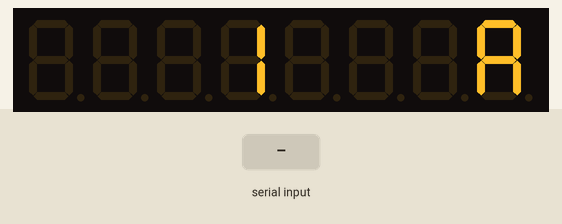
This sketch was run on a simulated Arduino Uno, built with avr-gcc and run on an emulated ATmega328P. Parts: 8-digit seven-segment display. Inputs (shaded band) come from the test bench. What the sketch prints to the serial monitor is not drawn.

Above: at 0.3 s.
At 1.1 s:
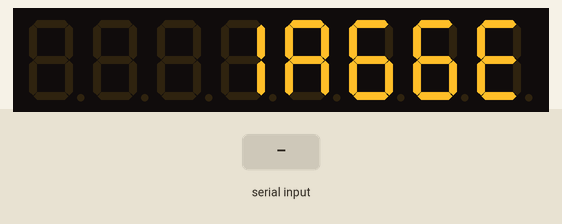
At 5.2 s:
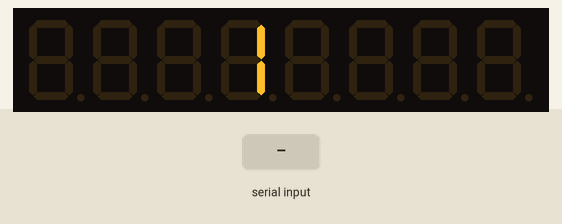
5.3 s: "90 45 200\n" received over Serial
6.8 s: "90 45\n" received over Serial
8.3 s: "90 45 200 10\n" received over Serial
Timing chart, 0 to 11.3 s (numbered marks = the images above; inputs shaded):
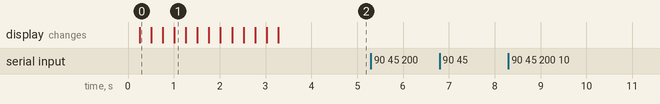

Measured:
- after the input at 5.3 s, every drawn part: stays the same
- after the input at 6.8 s, every drawn part: stays the same
- after the input at 8.3 s, every drawn part: stays the same

The sketch:

Agge7-segSerial02.ino.ino
```cpp
#include "LedControl.h"
/*
 Now we need a LedControl to work with.
 ***** These pin numbers will probably not work with your hardware *****
 pin 12 is connected to the DataIn
 pin 11 is connected to the CLK
 pin 10 is connected to LOAD
 We have only a single MAX72XX.
 */
LedControl lc=LedControl(12,11,10,1);
/* we always wait a bit between updates of the display */
unsigned long delaytime=250;


/*
Example of processing incoming serial data without blocking.

Author:   Nick Gammon
Date:     13 November 2011.
Modified: 31 August 2013.

Released for public use.
*/

// how much serial data we expect before a newline
const unsigned int MAX_INPUT = 50;
String matchingString = "T:";    // match the first two letters in M105 response
String inputString = "";
void setup ()
  {
  Serial.begin (250000);
  /*
   The MAX72XX is in power-saving mode on startup,
   we have to do a wakeup call
   */
  lc.shutdown(0,false);
  /* Set the brightness to a medium values */
  lc.setIntensity(0,1);
  /* and clear the display */
  lc.clearDisplay(0);
  writeAggeOn7Segment();
  } // end of setup


/*
 This method will display the characters for the
   word "Arduino" rolling on 8pc 7segment
   */
  void writeAggeOn7Segment() {
   lc.clearDisplay(0);
  for(int i=-8;i<8;i++) {
  lc.setChar(0,i,' ',false);      // Space
  lc.setChar(0,i+1,' ',false);    // Space
  lc.setChar(0,i+2,' ',false);    // Space
  lc.setChar(0,i+3,' ',false);    // Space
  lc.setChar(0,i+4,'E',false);    // E
  lc.setChar(0,i+5,'6',false);    // G
  lc.setChar(0,i+6,'6',false);    // G
  lc.setChar(0,i+7,'a',false);    // A

  delay(delaytime);
 lc.setChar(0,4,'1',false);
  }
}


// here to process incoming serial data after a terminator received
// void process_data (const char * data)
void process_data (const String data)
  {
  // for now just display it
  // (but you could compare it to some value, convert to an integer, etc.)

String currentTemp0;
String targetTemp0;
String currentTemp1;
String targetTemp1;
String current7Seg0;
float cTemp0;
float tTemp0;

int indexCurrent0;
int indexCurrent1;
int indexCurrent2;
int indexCurrent3;
  //inputString = data;
  if (data.substring(0, 2) == matchingString) {
    // format is T:18.76 /0 B:17.78 /0 B@:0 @:0
    // get the indexes för the 8 temperatures
    indexCurrent0 = data.indexOf(' ');
    indexCurrent1 = data.indexOf(' ',indexCurrent0 + 1);
    indexCurrent2 = data.indexOf(' ',indexCurrent1 + 1);
    indexCurrent3 = data.indexOf(' ',indexCurrent2 + 1);

    currentTemp0 =  data.substring(2, indexCurrent0);
    targetTemp0 =  data.substring(indexCurrent0 +2 , indexCurrent1);


    currentTemp1 =  data.substring(indexCurrent1 + 3, indexCurrent2);
    targetTemp1 =  data.substring(indexCurrent2 +2 , indexCurrent3);


       current7Seg0 = currentTemp0.substring(4, 5);
       lc.setChar(0,4,(current7Seg0.toInt()),false);
         current7Seg0 = currentTemp0.substring(3, 4);
         lc.setChar(0,5,(current7Seg0.toInt()),false);
           current7Seg0 = currentTemp0.substring(1, 2);
           lc.setChar(0,6,(current7Seg0.toInt()),false);
             current7Seg0 = currentTemp0.substring(0, 1);
             lc.setChar(0,7,(current7Seg0.toInt()),false);

    // convert to float
    cTemp0 = currentTemp0.toFloat();
    cTemp0 = cTemp0 * 100 ;
    tTemp0 = targetTemp0.toFloat();

        Serial.println(cTemp0);
  }
else {
   Serial.println (data);
}
  }  // end of process_data

void processIncomingByte (const byte inByte)
  {
  static char input_line [MAX_INPUT];
  static unsigned int input_pos = 0;

  switch (inByte)
    {

    case '\n':   // end of text
      input_line [input_pos] = 0;  // terminating null byte

      // terminator reached! process input_line here ...
      process_data (input_line);

      // reset buffer for next time
      input_pos = 0;

      break;

    case '\r':   // discard carriage return
      break;

    default:
      // keep adding if not full ... allow for terminating null byte
      if (input_pos < (MAX_INPUT - 1))
        input_line [input_pos++] = inByte;
      break;

    }  // end of switch

  } // end of processIncomingByte

void loop()
  {
  // if serial data available, process it
  while (Serial.available () > 0)
    processIncomingByte (Serial.read ());

  // do other stuff here like testing digital input (button presses) ...

  }  // end of loop
```
